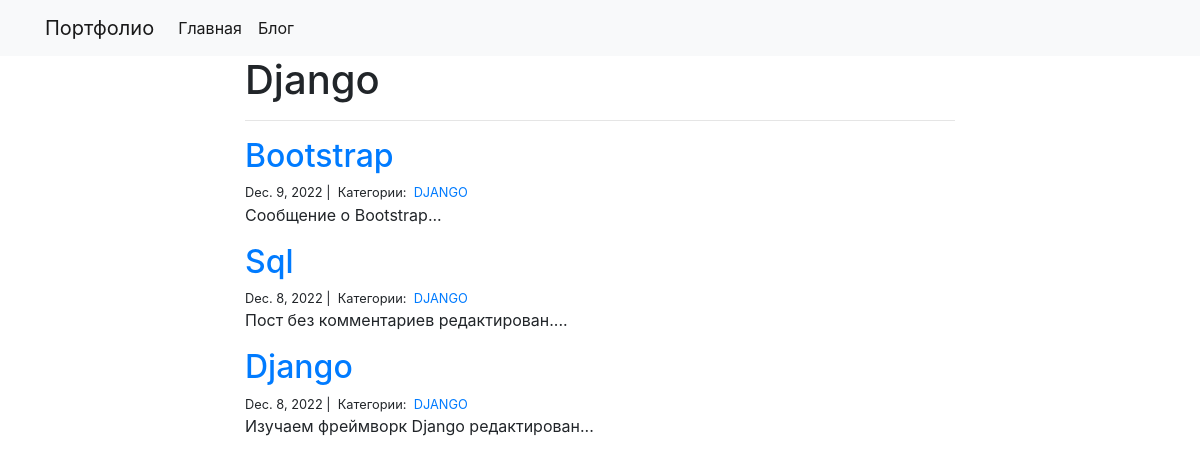
Screenshot of /blog/DJANGO/ with the database file from the repository.
### blog/models.py (models this page shows)
class Post(models.Model):
    title = models.CharField(max_length=250)
    body = models.TextField()
    created_on = models.DateTimeField(auto_now_add=True)
    last_modified = models.DateTimeField(auto_now=True)
    categories = models.ManyToManyField('Category', related_name='posts')

class Category(models.Model):
    name = models.CharField(max_length=30)

### blog/views.py (the view)
# urls.py: path("<category>/", views.blog_category, name="blog_category"),
def blog_category(request, category):
    posts = Post.objects.filter(
        categories__name__contains=category
    ).order_by(
        '-created_on'
    )
    context = {
        "category": category,
        "posts": posts
    }
    return render(request, "blog_category.html", context)

### blog/templates/blog_category.html
{% extends "base.html" %}
{% block page_content %}
<div class="col-md-8 offset-md-2">
    <h1>{{ category | title }}</h1>
    <hr>
    {% for post in posts %}
        <h2><a href="{% url 'blog_detail' post.pk%}">{{ post.title }}</a></h2>
        <small>
            {{ post.created_on.date }} |&nbsp;
            Категории:&nbsp;
            {% for category in post.categories.all %}
            <a href="{% url 'blog_category' category.name %}">
                {{ category.name }}
            </a>&nbsp;
            {% endfor %}
        </small>
        <p>{{ post.body | slice:":400" }}...</p>
    {% endfor %}
</div>
{% endblock %}

### rows the page displays
Post: title "Bootstrap", created_on "Dec. 9, 2022", body "Сообщение о Bootstrap"
Category: name "DJANGO"
Post: title "Sql", created_on "Dec. 8, 2022", body "Пост без комментариев редактирован."
Post: title "Django", created_on "Dec. 8, 2022", body "Изучаем фреймворк Django редактирован"

### other values shown
{{ category | title }} "Django"
